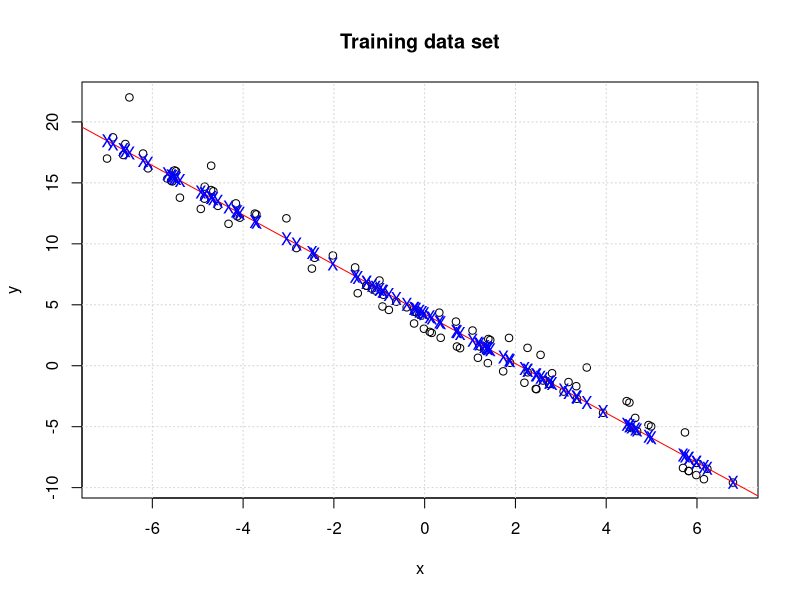
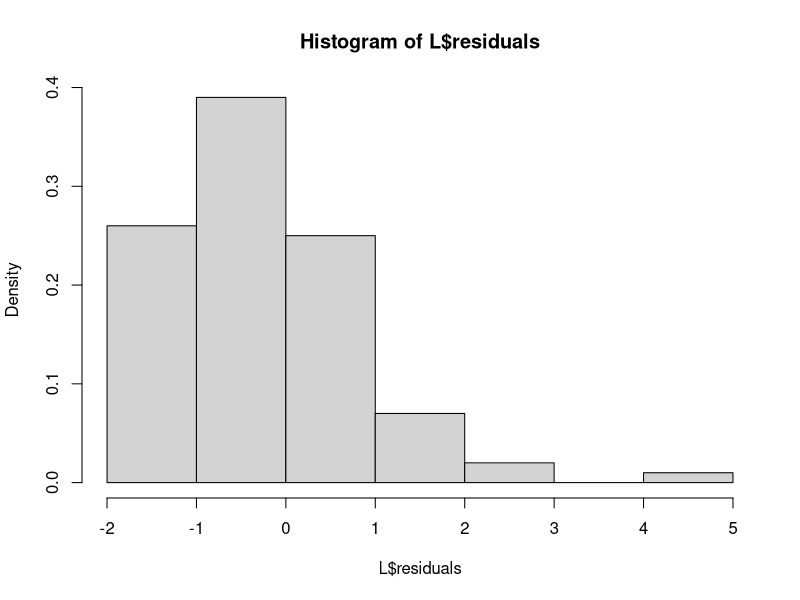
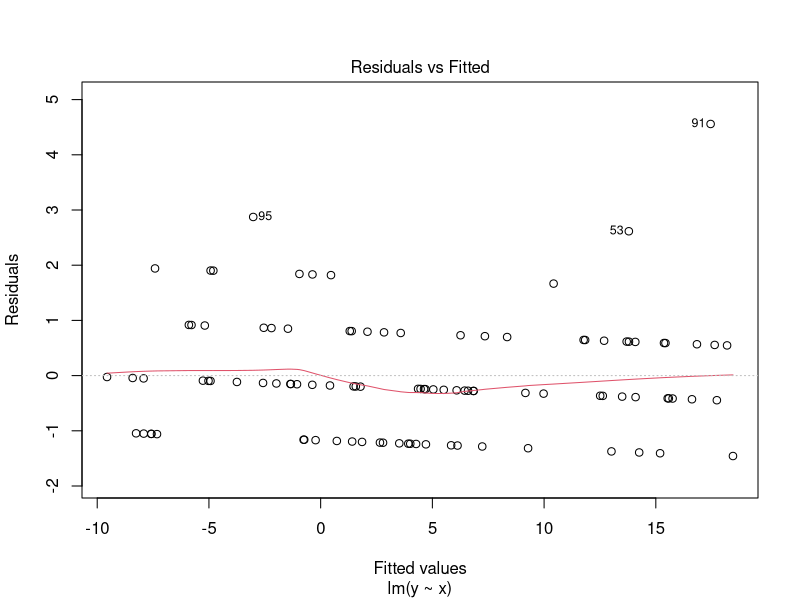
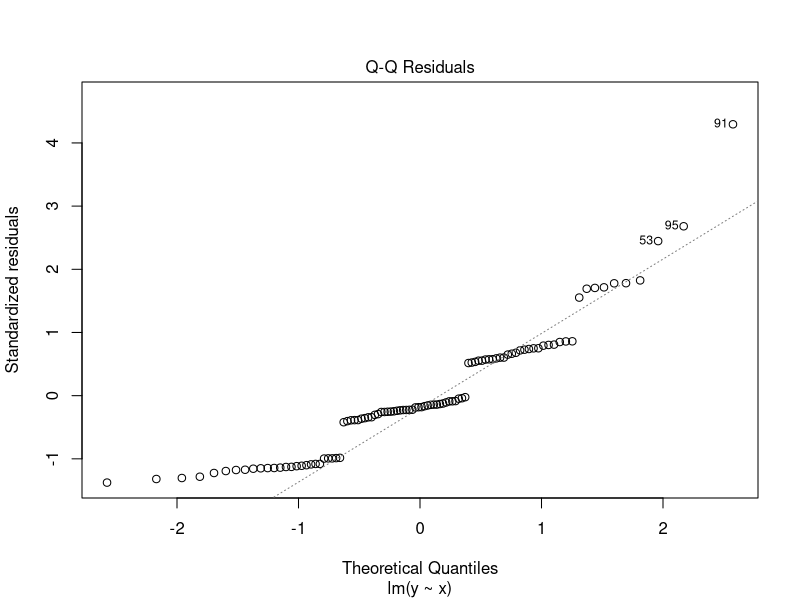
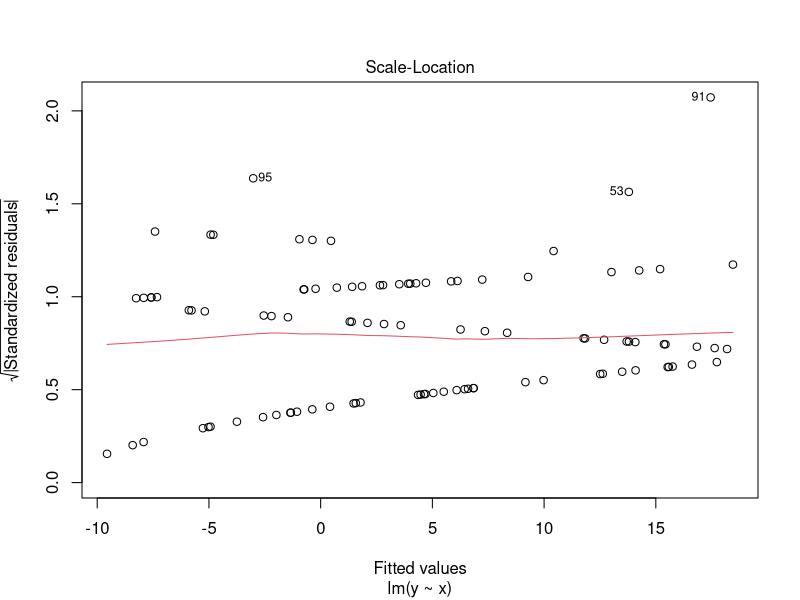
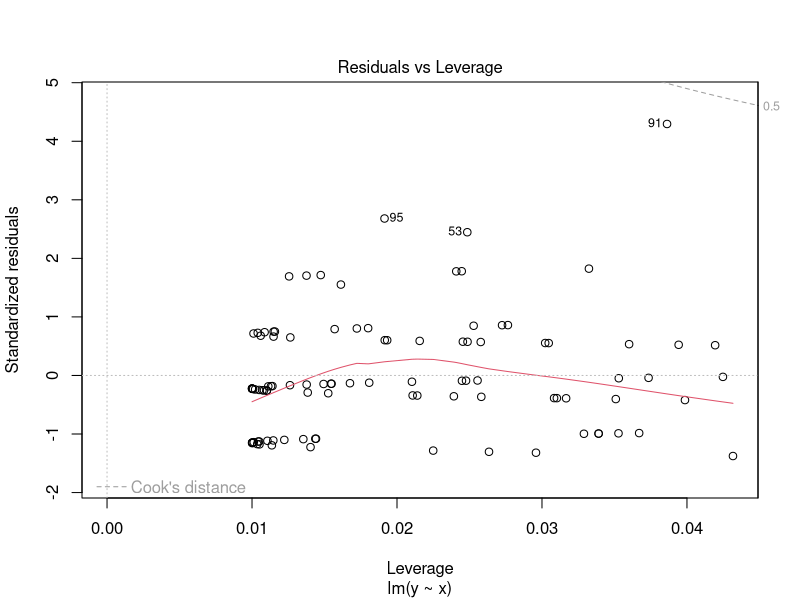

R code for these plots, in order:
print('Exercise 1')

# Defining the training data set
x = runif(100,-7,7)
# y = 3 - 2*x + rnorm(100,500,150)
y = 3 -2*x + rpois(100, lambda = 1)
# Plotting the training data set
plot(x,y)
title('Training data set')
grid()

# Linear model
L = lm(y~x)
summary(L)
abline(L, col='red')
points(x,L$fitted.values,pch='X',col='blue')

# Manual calculation of sigma_hat
sigma_hat = sqrt(sum((y-L$fitted.values)^2)/L$df.residual)

# Residuals = y - fitted values
# Histogram - residuals
hist(L$residuals,freq = FALSE)

# Plotting the complete outcome of the linear model L
plot(L)
# There are 4 plots as a result:
# 1. Residuals vs Fitted
# Homoscedasticity. This assumption means that the
# variance around the regression line is the same for
# all values of the predictor variable (X). In other words,
# same variance across all the data set
# 2. QQ plot - quantile/quantile plotting
# Assuming a Gaussian distribution
# Standarized residuals ~ theoretical quantiles
# If the points are tight to the line, we can accept the
# Gaussian noise
# 3. Scale location
# Standarized residuals ~ observed quantiles
# 4. Residuals vs Leverage
# It helps you identify influential data points on your model
